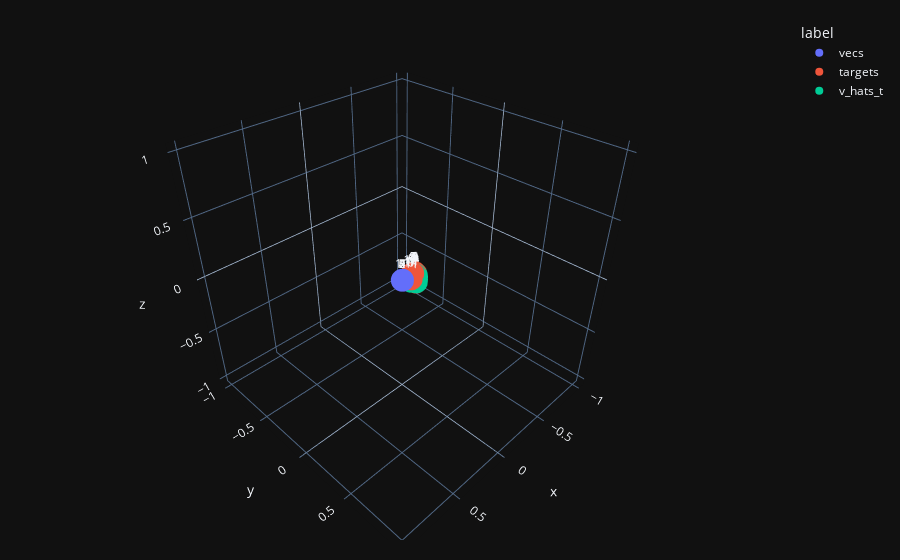
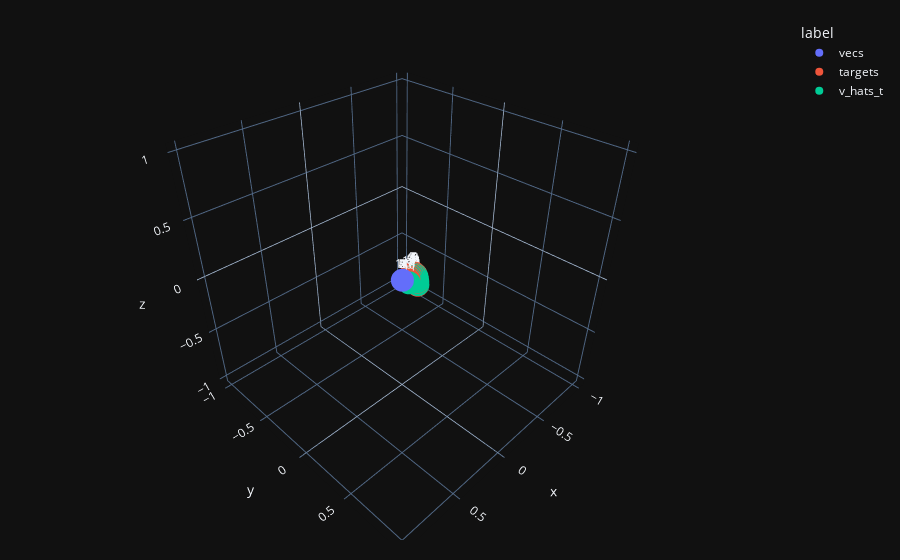
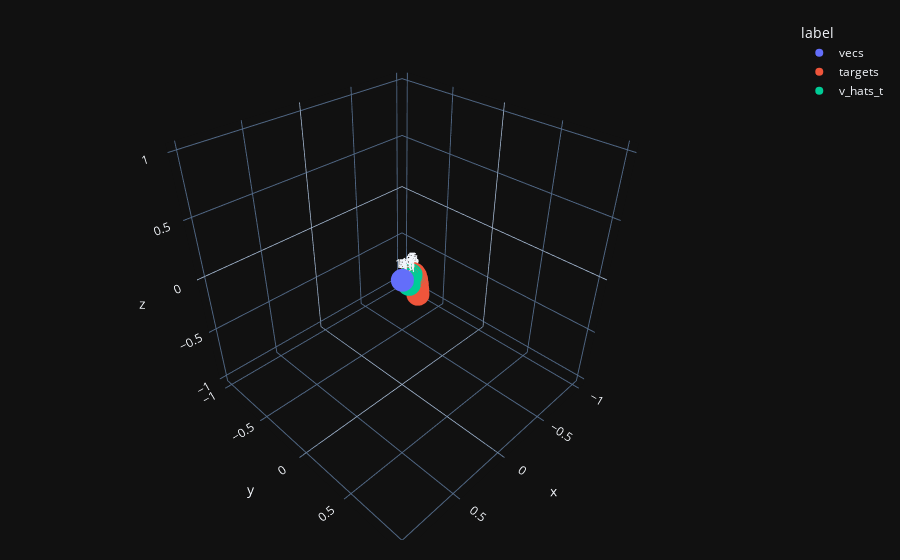
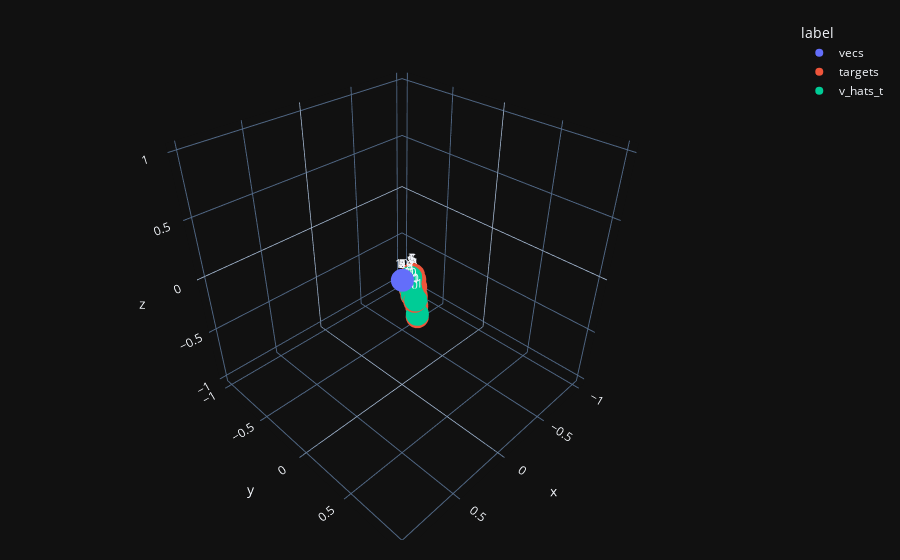

The notebook cell saved with these charts, in order:
### Code cell
outs_list = []
losses, lrs = [], []
outs2_list = []
print_at = [2**n for n in range(14)]
print_at = print_at+ [print_at[-1]*(x+2) for x in range(30)]
#print_at =  [1, 2, 4, 8, 16, 32, 64, 128, 256, 512, 1024, 2048, 4096, 8192, 12000, 16384, 24000, 32768]
print("print_at = ",print_at)
for step in range(max_steps):
    optimizer.zero_grad()
    vecs = vecs.to(device)
    v_hat = proj2(vecs)            # move to a 'circle'
    rolled = torch.roll(v_hat, 1, 0) # location of next one on 'circle'

    v_hat_t = trans_op(v_hat, debug=step in print_at) # transform from one location on circle to new location on 'circle'
    
    #proj_loss =  F.mse_loss(v_hat_t, rolled)  # minimize transformed and next one (contractive)
    #marg_loss =  F.relu( margin - (v_hat - rolled)**2 ).mean()    # keep a minimum distance from the next one though (repulsive)
 
    mag_loss = (v_hat**2 + v_hat_t**2 + rolled**2).mean()/3  # keep things from getting too far out there
    ###mag_loss = -1.5+((0.5/v_hat**2 + v_hat) + (0.5/v_hat_t**2 + v_hat_t) + (0.5/rolled**2 + rolled)).mean()/3  # "celestial loss"
    #mag_loss = mag_loss -1 + 0.1 + (1.0/(v_hat**2+0.1) + 1.0/(v_hat_t**2+0.1) + 1.0/(rolled**2+0.1)).mean()/3  # swinging spring loss

    #vicreg_out = vicreg_criterion({'latent': rolled, 'latent2': v_hat_t})
    #vicreg_loss = vicreg_out['vicreg_loss']
    vicreg_loss, var_loss, inv_loss, cov_loss = vicreg_criterion(rolled, v_hat_t, cov_weight=(0.5 if step < 1000 else 1e-5))
    loss = vicreg_loss

    anchor, pos, neg = rolled, v_hat_t, v_hat    # advance to the next point
    triplet_loss = triplet_criterion(anchor, pos, neg)

    anchor, pos, neg = v_hat_t, rolled, torch.roll(v_hat_t, npoints//2, 0)  # keep point across far away
    triplet_loss2 = triplet_criterion2(anchor, pos, neg) 
    #....not this one: anchor, pos, neg = v_hat_t, rolled, v_hat
    loss = loss + 0.2* 0.5*(triplet_loss + triplet_loss2)
    loss = loss + 0.001*mag_loss 
    close_ends_loss =  ((rolled[0] - v_hat_t[0])**2).mean() 
    loss = loss + close_ends_loss
    
    losses.append(loss.item())
    lr = optimizer.param_groups[0]['lr']
    lrs.append(lr)

    # wandb.log({'loss':loss.item(), 'lr':lr, 'mag_loss':mag_loss.item(), 'vicreg_loss':vicreg_loss.item(), 'close_ends_loss':close_ends_loss.item(),
    #            'var_loss':var_loss.item(), 'inv_loss':inv_loss.item(), 'cov_loss':cov_loss.item(),
    #            'triplet_loss':triplet_loss.item(), 'triplet_loss2':triplet_loss2.item()})
    wandb.log({'lr':lr,}|{x_str:x.item() for x, x_str in zip([loss, mag_loss, vicreg_loss, close_ends_loss, var_loss, inv_loss, cov_loss, triplet_loss, triplet_loss2], 
        ['loss', 'mag_loss', 'vicreg_loss', 'close_ends_loss', 'var_loss', 'inv_loss', 'cov_loss', 'triplet_loss', 'triplet_loss2'])})
    
    #if step % print_every == 0:
    if step in print_at:
        with torch.no_grad():
            print(f"Step {step}/{max_steps}: lr = {lr:.4e}, loss = {loss.item():.4e}")
            #print(f"v_hat[0:1] = {v_hat[0:2,:].numpy()}, v_hat_t[0]={v_hat_t[0].numpy()}")
            fig = plot_graph(vecs.cpu(), targets=rolled.cpu(), v_hats=None, v_hats_t=v_hat_t.cpu(), with_nums=True)
            wandb.log({'plot':fig})
            outs = {'step':step, 'loss':loss.item(), 'vecs':vecs.detach().cpu(), 'targets':rolled.detach().cpu(), 'v_hats_t':v_hat_t.detach().cpu()}
            outs2_list.append(outs)
        
    loss.backward(retain_graph=True) 
    optimizer.step()
    scheduler.step()

### Figure 1 — Plotly figure (JSON) as saved in the notebook; plotly's stock layout.template omitted (floating-point values rounded to 4 significant figures)
{"data": [{"hovertemplate": "label=vecs<br>x=%{x}<br>y=%{y}<br>z=%{z}<br>index=%{text}<extra></extra>", "legendgroup": "vecs", "marker": {"color": "#636efa", "symbol": "circle"}, "mode": "markers+text", "name": "vecs", "scene": "scene", "showlegend": true, "text": [0, 1, 2, 3, 4, 5, 6, 7, 8, 9, 10, 11], "type": "scatter3d", "x": [1, 0.8182, 0.6364, 0.4545, 0.2727, 0.09091, -0.09091, -0.2727, -0.4545, -0.6364, -0.8182, -1], "y": [1, 0.8182, 0.6364, 0.4545, 0.2727, 0.09091, -0.09091, -0.2727, -0.4545, -0.6364, -0.8182, -1], "z": [1, 0.8182, 0.6364, 0.4545, 0.2727, 0.09091, -0.09091, -0.2727, -0.4545, -0.6364, -0.8182, -1]}, {"hovertemplate": "label=targets<br>x=%{x}<br>y=%{y}<br>z=%{z}<br>index=%{text}<extra></extra>", "legendgroup": "targets", "marker": {"color": "#EF553B", "symbol": "circle"}, "mode": "markers+text", "name": "targets", "scene": "scene", "showlegend": true, "text": [0, 1, 2, 3, 4, 5, 6, 7, 8, 9, 10, 11], "type": "scatter3d", "x": [0.04082, -0.1113, -0.1134, -0.1139, -0.1113, -0.1043, -0.09189, -0.07393, -0.05149, -0.02659, -0.001605, 0.02133], "y": [0.1281, 0.03109, 0.032, 0.03232, 0.03259, 0.03378, 0.03704, 0.04343, 0.05356, 0.0675, 0.08491, 0.1053], "z": [0.0965, -0.05687, -0.03469, -0.01329, 0.006565, 0.02416, 0.039, 0.05104, 0.06081, 0.06925, 0.07743, 0.08631]}, {"hovertemplate": "label=v_hats_t<br>x=%{x}<br>y=%{y}<br>z=%{z}<br>index=%{text}<extra></extra>", "legendgroup": "v_hats_t", "marker": {"color": "#00cc96", "symbol": "circle"}, "mode": "markers+text", "name": "v_hats_t", "scene": "scene", "showlegend": true, "text": [0, 1, 2, 3, 4, 5, 6, 7, 8, 9, 10, 11], "type": "scatter3d", "x": [-0.1092, -0.1113, -0.1116, -0.1088, -0.1015, -0.08883, -0.0706, -0.04788, -0.02266, 0.002732, 0.02619, 0.04632], "y": [0.03588, 0.03632, 0.03634, 0.03644, 0.03753, 0.04073, 0.04705, 0.05713, 0.07112, 0.08871, 0.1094, 0.1329], "z": [-0.05129, -0.03137, -0.0121, 0.005726, 0.02138, 0.03436, 0.0446, 0.05263, 0.05935, 0.06585, 0.07305, 0.08156]}], "layout": {"legend": {"title": {"text": "label"}, "tracegroupgap": 0}, "margin": {"b": 20, "l": 20, "r": 20, "t": 20}, "scene": {"domain": {"x": [0, 1], "y": [0, 1]}, "xaxis": {"title": {"text": "x"}}, "yaxis": {"title": {"text": "y"}}, "zaxis": {"title": {"text": "z"}}}}}

### Figure 2 — Plotly figure (JSON) as saved in the notebook; plotly's stock layout.template omitted (floating-point values rounded to 4 significant figures)
{"data": [{"hovertemplate": "label=vecs<br>x=%{x}<br>y=%{y}<br>z=%{z}<br>index=%{text}<extra></extra>", "legendgroup": "vecs", "marker": {"color": "#636efa", "symbol": "circle"}, "mode": "markers+text", "name": "vecs", "scene": "scene", "showlegend": true, "text": [0, 1, 2, 3, 4, 5, 6, 7, 8, 9, 10, 11], "type": "scatter3d", "x": [1, 0.8182, 0.6364, 0.4545, 0.2727, 0.09091, -0.09091, -0.2727, -0.4545, -0.6364, -0.8182, -1], "y": [1, 0.8182, 0.6364, 0.4545, 0.2727, 0.09091, -0.09091, -0.2727, -0.4545, -0.6364, -0.8182, -1], "z": [1, 0.8182, 0.6364, 0.4545, 0.2727, 0.09091, -0.09091, -0.2727, -0.4545, -0.6364, -0.8182, -1]}, {"hovertemplate": "label=targets<br>x=%{x}<br>y=%{y}<br>z=%{z}<br>index=%{text}<extra></extra>", "legendgroup": "targets", "marker": {"color": "#EF553B", "symbol": "circle"}, "mode": "markers+text", "name": "targets", "scene": "scene", "showlegend": true, "text": [0, 1, 2, 3, 4, 5, 6, 7, 8, 9, 10, 11], "type": "scatter3d", "x": [0.08168, -0.1252, -0.126, -0.1248, -0.12, -0.1099, -0.09318, -0.06969, -0.04065, -0.008446, 0.02413, 0.05468], "y": [0.1465, 0.0367, 0.03476, 0.03254, 0.03083, 0.03094, 0.03432, 0.04218, 0.05505, 0.07268, 0.09432, 0.1191], "z": [0.1084, -0.08963, -0.06222, -0.03512, -0.009365, 0.01394, 0.03396, 0.0504, 0.06373, 0.07499, 0.0855, 0.09638]}, {"hovertemplate": "label=v_hats_t<br>x=%{x}<br>y=%{y}<br>z=%{z}<br>index=%{text}<extra></extra>", "legendgroup": "v_hats_t", "marker": {"color": "#00cc96", "symbol": "circle"}, "mode": "markers+text", "name": "v_hats_t", "scene": "scene", "showlegend": true, "text": [0, 1, 2, 3, 4, 5, 6, 7, 8, 9, 10, 11], "type": "scatter3d", "x": [-0.1256, -0.1261, -0.1245, -0.1192, -0.1085, -0.09117, -0.06707, -0.03739, -0.004466, 0.02894, 0.06046, 0.08859], "y": [0.038, 0.03588, 0.03372, 0.0323, 0.03282, 0.0367, 0.04513, 0.05866, 0.07712, 0.09983, 0.126, 0.1549], "z": [-0.08351, -0.05858, -0.03371, -0.009965, 0.01156, 0.03, 0.04509, 0.05726, 0.06758, 0.07731, 0.08758, 0.09908]}], "layout": {"legend": {"title": {"text": "label"}, "tracegroupgap": 0}, "margin": {"b": 20, "l": 20, "r": 20, "t": 20}, "scene": {"domain": {"x": [0, 1], "y": [0, 1]}, "xaxis": {"title": {"text": "x"}}, "yaxis": {"title": {"text": "y"}}, "zaxis": {"title": {"text": "z"}}}}}

### Figure 3 — Plotly figure (JSON) as saved in the notebook; plotly's stock layout.template omitted (floating-point values rounded to 4 significant figures)
{"data": [{"hovertemplate": "label=vecs<br>x=%{x}<br>y=%{y}<br>z=%{z}<br>index=%{text}<extra></extra>", "legendgroup": "vecs", "marker": {"color": "#636efa", "symbol": "circle"}, "mode": "markers+text", "name": "vecs", "scene": "scene", "showlegend": true, "text": [0, 1, 2, 3, 4, 5, 6, 7, 8, 9, 10, 11], "type": "scatter3d", "x": [1, 0.8182, 0.6364, 0.4545, 0.2727, 0.09091, -0.09091, -0.2727, -0.4545, -0.6364, -0.8182, -1], "y": [1, 0.8182, 0.6364, 0.4545, 0.2727, 0.09091, -0.09091, -0.2727, -0.4545, -0.6364, -0.8182, -1], "z": [1, 0.8182, 0.6364, 0.4545, 0.2727, 0.09091, -0.09091, -0.2727, -0.4545, -0.6364, -0.8182, -1]}, {"hovertemplate": "label=targets<br>x=%{x}<br>y=%{y}<br>z=%{z}<br>index=%{text}<extra></extra>", "legendgroup": "targets", "marker": {"color": "#EF553B", "symbol": "circle"}, "mode": "markers+text", "name": "targets", "scene": "scene", "showlegend": true, "text": [0, 1, 2, 3, 4, 5, 6, 7, 8, 9, 10, 11], "type": "scatter3d", "x": [0.09469, -0.1114, -0.117, -0.1199, -0.1181, -0.1093, -0.09185, -0.06565, -0.03272, 0.003283, 0.03833, 0.06932], "y": [0.1558, 0.05365, 0.04516, 0.03731, 0.03113, 0.02826, 0.03056, 0.03931, 0.05465, 0.07553, 0.1003, 0.1273], "z": [0.09274, -0.158, -0.1185, -0.07841, -0.03969, -0.004527, 0.02503, 0.04775, 0.06375, 0.07434, 0.08151, 0.08717]}, {"hovertemplate": "label=v_hats_t<br>x=%{x}<br>y=%{y}<br>z=%{z}<br>index=%{text}<extra></extra>", "legendgroup": "v_hats_t", "marker": {"color": "#00cc96", "symbol": "circle"}, "mode": "markers+text", "name": "v_hats_t", "scene": "scene", "showlegend": true, "text": [0, 1, 2, 3, 4, 5, 6, 7, 8, 9, 10, 11], "type": "scatter3d", "x": [-0.1151, -0.1202, -0.1225, -0.1198, -0.11, -0.0916, -0.06441, -0.0305, 0.006503, 0.04263, 0.07479, 0.1014], "y": [0.04953, 0.04112, 0.0338, 0.02854, 0.02689, 0.03058, 0.04084, 0.05783, 0.08056, 0.1074, 0.1369, 0.1681], "z": [-0.1547, -0.1175, -0.07939, -0.04209, -0.007797, 0.02146, 0.04447, 0.06134, 0.07343, 0.08266, 0.09088, 0.0994]}], "layout": {"legend": {"title": {"text": "label"}, "tracegroupgap": 0}, "margin": {"b": 20, "l": 20, "r": 20, "t": 20}, "scene": {"domain": {"x": [0, 1], "y": [0, 1]}, "xaxis": {"title": {"text": "x"}}, "yaxis": {"title": {"text": "y"}}, "zaxis": {"title": {"text": "z"}}}}}

### Figure 4 — Plotly figure (JSON) as saved in the notebook; plotly's stock layout.template omitted (floating-point values rounded to 4 significant figures)
{"data": [{"hovertemplate": "label=vecs<br>x=%{x}<br>y=%{y}<br>z=%{z}<br>index=%{text}<extra></extra>", "legendgroup": "vecs", "marker": {"color": "#636efa", "symbol": "circle"}, "mode": "markers+text", "name": "vecs", "scene": "scene", "showlegend": true, "text": [0, 1, 2, 3, 4, 5, 6, 7, 8, 9, 10, 11], "type": "scatter3d", "x": [1, 0.8182, 0.6364, 0.4545, 0.2727, 0.09091, -0.09091, -0.2727, -0.4545, -0.6364, -0.8182, -1], "y": [1, 0.8182, 0.6364, 0.4545, 0.2727, 0.09091, -0.09091, -0.2727, -0.4545, -0.6364, -0.8182, -1], "z": [1, 0.8182, 0.6364, 0.4545, 0.2727, 0.09091, -0.09091, -0.2727, -0.4545, -0.6364, -0.8182, -1]}, {"hovertemplate": "label=targets<br>x=%{x}<br>y=%{y}<br>z=%{z}<br>index=%{text}<extra></extra>", "legendgroup": "targets", "marker": {"color": "#EF553B", "symbol": "circle"}, "mode": "markers+text", "name": "targets", "scene": "scene", "showlegend": true, "text": [0, 1, 2, 3, 4, 5, 6, 7, 8, 9, 10, 11], "type": "scatter3d", "x": [0.1028, -0.02874, -0.05773, -0.08266, -0.09902, -0.102, -0.08829, -0.0582, -0.01721, 0.02582, 0.06254, 0.08831], "y": [0.2256, 0.1292, 0.09429, 0.06428, 0.04108, 0.02756, 0.02675, 0.04009, 0.06623, 0.1014, 0.1413, 0.1831], "z": [-0.01758, -0.285, -0.2231, -0.157, -0.09082, -0.03101, 0.01535, 0.04315, 0.05156, 0.0441, 0.02663, 0.00477]}, {"hovertemplate": "label=v_hats_t<br>x=%{x}<br>y=%{y}<br>z=%{z}<br>index=%{text}<extra></extra>", "legendgroup": "v_hats_t", "marker": {"color": "#00cc96", "symbol": "circle"}, "mode": "markers+text", "name": "v_hats_t", "scene": "scene", "showlegend": true, "text": [0, 1, 2, 3, 4, 5, 6, 7, 8, 9, 10, 11], "type": "scatter3d", "x": [-0.03597, -0.06474, -0.08897, -0.1042, -0.1056, -0.09025, -0.05863, -0.01635, 0.02773, 0.0653, 0.0918, 0.1069], "y": [0.1227, 0.08673, 0.05661, 0.03429, 0.02246, 0.02379, 0.03942, 0.06784, 0.1053, 0.1478, 0.1924, 0.2379], "z": [-0.2694, -0.2135, -0.1525, -0.09045, -0.03339, 0.01173, 0.03989, 0.0503, 0.0465, 0.03419, 0.01867, 0.003392]}], "layout": {"legend": {"title": {"text": "label"}, "tracegroupgap": 0}, "margin": {"b": 20, "l": 20, "r": 20, "t": 20}, "scene": {"domain": {"x": [0, 1], "y": [0, 1]}, "xaxis": {"title": {"text": "x"}}, "yaxis": {"title": {"text": "y"}}, "zaxis": {"title": {"text": "z"}}}}}
